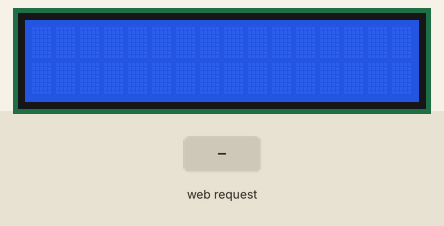
Bench run of a sketch on a simulated Arduino Uno, built with avr-gcc and run on an emulated ATmega328P. Parts: 16×2 character LCD. Inputs (shaded band) come from the test bench. WiFi joins after 1.5 s; servers stay silent unless stated; what the sketch prints to the serial monitor is not drawn.

Above: at 1.2 s.
1.3 s: HTTP request GET /val1 received
At 1.37 s:
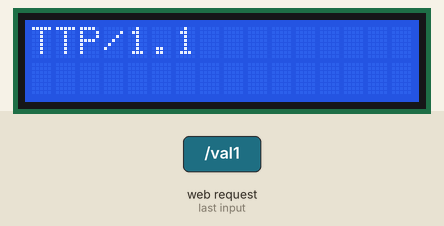
At 2.8 s:
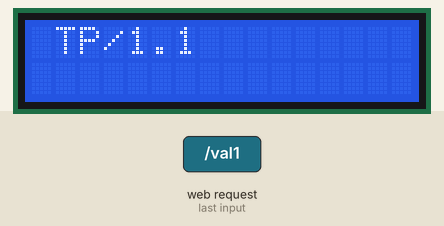
Timing chart, 0 to 4.3 s (numbered marks = the images above; inputs shaded):
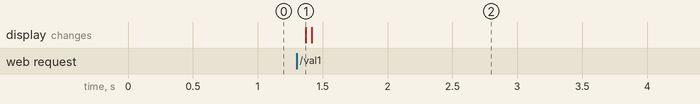

The sketch:

08.ino
```cpp
#include <SPI.h>
#include <Ethernet.h>
#include <LiquidCrystal.h>
byte mac[] = { 0xDE, 0xAD, 0xBE, 0xEF, 0xFE, 0xED } ; //mac address
IPAddress ip(192, 168, 120, 20) ;
EthernetServer server(90) ;
LiquidCrystal lcd(7, 6, 5, 4, 3, 2) ;
boolean lcd_flag = false ;
String request = "" ;
void setup() {
  // put your setup code here, to run once:
  Ethernet.begin(mac, ip) ;
  server.begin() ;
  lcd.begin(16, 2) ;
  Serial.begin(9600) ;
}
void loop() {
  // put your main code here, to run repeatedly:
  EthernetClient client = server.available() ;
  if (client) {
    lcd.begin(16, 2) ;
    while (client.connected()) {
      if (client.available()) {
        char c = client.read() ;
        request += c ;
        if (c == '\n') {
          client.println("HTTP/1.1 200 OK"); //send new page
          client.println("Content-Type: text/html");
          client.println();
          client.println("<!DOCTYPE html>");
          client.println("<HTML>");
          client.println("<HEAD>");
          client.println("<TITLE>Arduino LCD</TITLE>");
          client.println("</HEAD>");
          client.println("<BODY>");
          client.println("<form method=\"get\">") ;
          client.println("LCD text up = &nbsp;&nbsp;&nbsp;&nbsp;<input type=\"text\"name=\"val1\"> max 16<br />") ;
          client.println("LCD text down = <input type=\"text\" name=\"val2\"> max 16") ;
          client.print("<br />") ;
          for (int tem = 0; tem < 17; tem++) client.print("&nbsp;") ;
          client.println("&nbsp;") ;
          client.println("<input type=\"submit\" value=\"send\">") ;
          client.println("</form>") ;
          client.println("</BODY>");
          client.println("</HTML>");
          delay(1) ;
          client.stop() ;
          Serial.println(request) ;
          String req_back = request ;
          if (request.indexOf("val1") && request.indexOf("val2")) {
            request.remove(0, 11) ;
            Serial.println(request) ;
            for (int tem = 16; tem >= 0; tem--) {
              request.remove(tem) ;
              if (request.lastIndexOf("&") == -1) break ;
            }
            Serial.println(request) ;
            lcd.setCursor(0, 0) ;
            lcd.print(request) ;
            request = req_back ;
            request.remove(0, 11) ;
            int tem = 0 ;
            int count = 0 ;
            while (1) {
              request.remove(0, tem) ;
              Serial.println(request) ;
              if (request.startsWith("&val2")) {
                Serial.print("start :" ) ;
                Serial.println(request) ;
                req_back = request ;
                Serial.print("req_back :" ) ;
                Serial.println(req_back) ;
                for (int i = 14; i < 30; i++) {
                  request.remove(i) ;
                  Serial.print("req : ") ;
                  Serial.println(request) ;
                  if (request.lastIndexOf("HTTP/1.1") != -1) {
                    request.remove(i - 8) ;
                    break ;
                  }
                  request = req_back ;
                }
                request.remove(0, 6) ;
                Serial.print("except : ") ;
                Serial.println(request) ;
                lcd.setCursor(0, 1) ;
                lcd.print(request) ;
                break ;
              }
              tem = 1 ;
              count++ ;
              if (request.length() == 0) {
                lcd.setCursor(0, 0) ;
                lcd.print(" ") ;
                break ;
              }
            }
          }
          request = "" ;
        }
      }
    }
  }
}
```

Measured:
- after the input at 1.3 s, the display: changes after 0.07 s (image 1)
